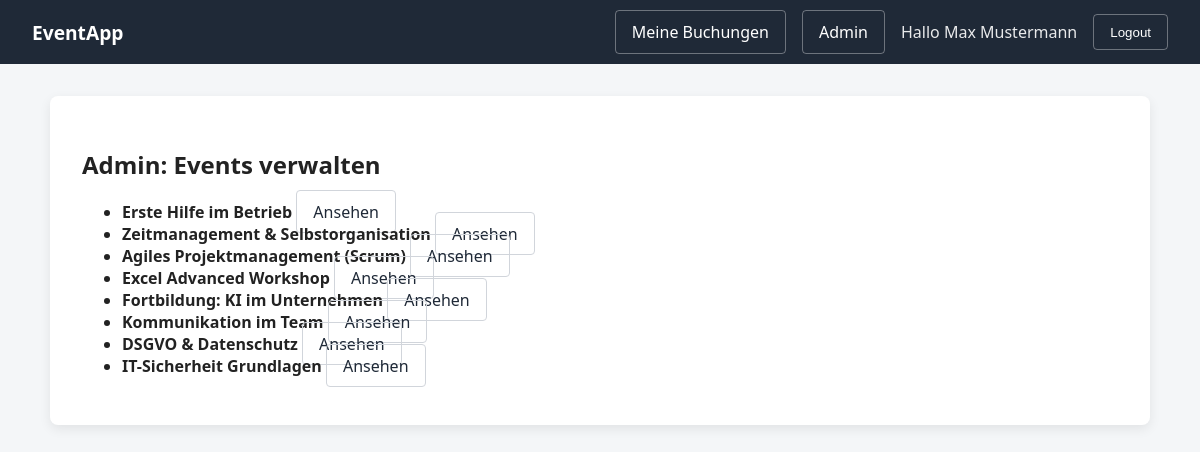
The app's page /admin/events (signed in) with its own data.
### app/models.py (models this page shows)
class User(Base):
    __tablename__ = "users"
    id = Column(Integer, primary_key=True)
    name = Column(String, nullable=False)
    email = Column(String, unique=True, nullable=False, index=True)
    password_hash = Column(String, nullable=False)
    role = Column(String, default="user", nullable=False)
    created_at = Column(DateTime, default=datetime.utcnow)
    bookings = relationship("Booking", back_populates="user")

class Event(Base):
    __tablename__ = "events"
    id = Column(Integer, primary_key=True)
    title = Column(String, nullable=False)
    description = Column(String)
    starts_at = Column(DateTime)
    ends_at = Column(DateTime)
    location = Column(String)
    max_participants = Column(Integer, default=0)
    is_active = Column(Boolean, default=True)
    created_at = Column(DateTime, default=datetime.utcnow)
    bookings = relationship("Booking", back_populates="event")

### app/routers/web/admin.py (the view)
@router.get("/events", response_class=HTMLResponse)
def admin_events(
    request: Request,
    db: Session = Depends(get_db),
    user = Depends(require_admin),
):
    events = event_service.get_all_events_for_admin(db)
    return templates.TemplateResponse(
        "admin_events.html",
        {"request": request, "events": events, "user": user},
    )

### templates/admin_events.html (shortened to what this page needs)
{% extends "base.html" %}
{% block content %}
<div class="container-wide">
    <section class="card">
    <h1>Admin: Events verwalten</h1>
    {% if events %}
        <ul>
        {% for e in events %}
            <li>
            <strong>{{ e.title }}</strong>
            <a class="btn-link" href="/events/{{ e.id }}">Ansehen</a>
            </li>
        {% endfor %}
        </ul>
    {% else %}
        <p class="muted">Keine Events vorhanden.</p>
    {% endif %}
    </section>
</div>
{% endblock %}

### templates/base.html (shortened to what this page needs)
<!doctype html>
<html lang="de">
  <head>
    <link rel="stylesheet" href="/static/styles.css" />
  </head>
  <body>
    <header class="navbar">
      <div class="nav-full">
        <a href="/" class="logo">EventApp</a>
        <nav class="nav-links">
          {% if user %}
          <a class="btn-link" href="/bookings/mine"> Meine Buchungen </a>
          {% if user.role == "admin" %}
          <a class="btn-link" href="/admin/events"> Admin </a>
          {% endif %}
          <span class="nav-user">Hallo {{ user.name }}</span>
          <form method="post" action="/auth/logout" class="nav-form">
            <button class="btn-link" type="submit">Logout</button>
          </form>
          {% else %}
          <a class="btn-link" href="/auth/login">Login</a>
          <a class="btn-primary btn-small" href="/auth/register"
            >Registrieren</a
          >
          {% endif %}
        </nav>
      </div>
    </header>
    <main>{% block content %}{% endblock %}</main>
  </body>
</html>

### static/styles.css (style rules this page uses)
body { font-family: system-ui, sans-serif; margin: 0; background: #f4f6f8; color: #222; padding-top: 64px; }
.container-wide { max-width: 1100px; margin: 2rem auto; padding: 0 1.5rem; }
.navbar { position: fixed; top: 0; left: 0; right: 0; z-index: 1000; background: #1f2937; color: white; height: 64px; display: flex; align-items: center; }
.nav-full { width: 100%; padding: 0 2rem; display: flex; align-items: center; justify-content: space-between; }
.navbar .btn-link { background: transparent; border: 1px solid rgba(255,255,255,0.35); color: white; }
.logo { font-weight: 700; font-size: 1.2rem; text-decoration: none; color: white; }
.nav-links { display: flex; align-items: center; gap: 1rem; }
.nav-user { opacity: 0.9; }
.nav-form { margin: 0; }
.btn-link { background: transparent; border: 1px solid #d1d5db; color: #1f2937; padding: 0.6rem 1rem; border-radius: 4px; text-decoration: none; }
.card { background: white; padding: 2rem; border-radius: 8px; box-shadow: 0 4px 12px rgba(0, 0, 0, 0.08); }

### records on screen
User: name "Max Mustermann"
Event: title "Erste Hilfe im Betrieb"
Event: title "Zeitmanagement & Selbstorganisation"
Event: title "Agiles Projektmanagement (Scrum)"
Event: title "Excel Advanced Workshop"
Event: title "Fortbildung: KI im Unternehmen"
Event: title "Kommunikation im Team"
Event: title "DSGVO & Datenschutz"
Event: title "IT-Sicherheit Grundlagen"
